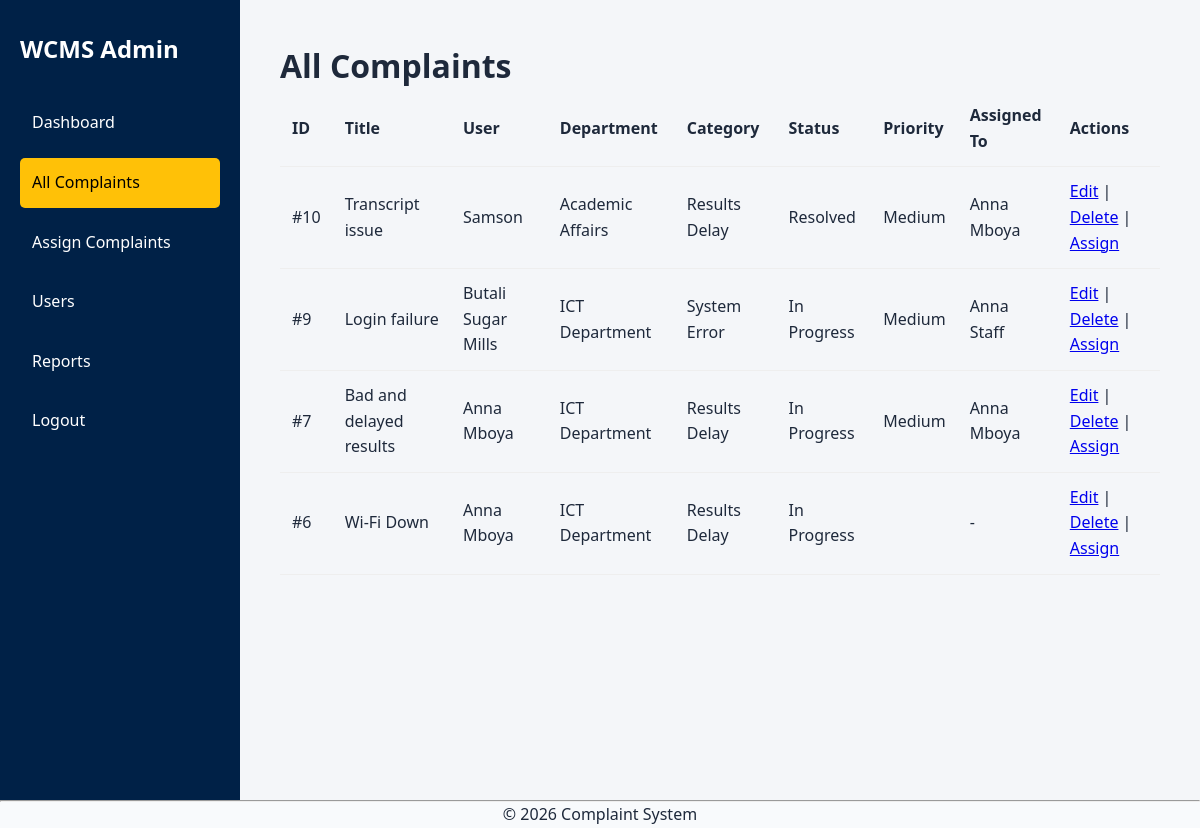
The app's page /web_based/admin/view_complaints.php (signed in) with its own data.
### tables this page shows
CREATE TABLE `complaints` (
  `id` int(11) NOT NULL,
  `user_id` int(11) NOT NULL,
  `category_id` int(11) NOT NULL,
  `complaint_type_id` int(11) DEFAULT NULL,
  `department_id` int(11) NOT NULL,
  `title` varchar(255) NOT NULL,
  `description` text NOT NULL,
  `status` enum('Pending','In Progress','Resolved','Rejected') DEFAULT 'Pending',
  `priority` enum('Low','Medium','High','Critical') DEFAULT 'Medium',
  `assigned_to` int(11) DEFAULT NULL,
  `created_at` timestamp NOT NULL DEFAULT current_timestamp(),
  `updated_at` timestamp NOT NULL DEFAULT current_timestamp() ON UPDATE current_timestamp(),
  `sla_deadline` datetime DEFAULT NULL,
  `resolved_at` datetime DEFAULT NULL,
  `sla_status` enum('Within SLA','Breached','Pending') DEFAULT 'Pending'
);

CREATE TABLE `users` (
  `id` int(11) NOT NULL,
  `name` varchar(100) NOT NULL,
  `email` varchar(150) NOT NULL,
  `password` varchar(255) NOT NULL,
  `role` enum('admin','staff','user') DEFAULT 'user',
  `department_id` int(11) DEFAULT NULL,
  `status` enum('active','inactive') DEFAULT 'active',
  `created_at` timestamp NOT NULL DEFAULT current_timestamp(),
  `department_role` enum('none','department_admin') DEFAULT 'none',
  `total_assigned` int(11) DEFAULT 0,
  `total_resolved` int(11) DEFAULT 0,
  `average_resolution_time` float DEFAULT 0,
  `reset_token` varchar(255) DEFAULT NULL,
  `reset_expires` datetime DEFAULT NULL
);

CREATE TABLE `departments` (
  `id` int(11) NOT NULL,
  `department_name` varchar(150) NOT NULL,
  `description` text DEFAULT NULL,
  `created_at` timestamp NOT NULL DEFAULT current_timestamp()
);

CREATE TABLE `categories` (
  `id` int(11) NOT NULL,
  `category_name` varchar(150) NOT NULL,
  `description` text DEFAULT NULL,
  `created_at` timestamp NOT NULL DEFAULT current_timestamp()
);

### web_based/admin/view_complaints.php (the view, shortened to what this page needs)
<?php
include "../db.php";
$complaints = mysqli_query($conn, "
    SELECT c.*, u.name as user_name, d.department_name, cat.category_name
    FROM complaints c
    JOIN users u ON c.user_id = u.id
    JOIN departments d ON c.department_id = d.id
    JOIN categories cat ON c.category_id = cat.id
    ORDER BY c.created_at DESC
");
?>
<!DOCTYPE html>
<html>
<head>
    <link rel="stylesheet" href="../assets/css/style.css">
</head>
<body>
<div class="dashboard">
<aside class="sidebar">
    <h2>WCMS Admin</h2>
    <a href="dashboard.php">Dashboard</a>
    <a href="view_complaints.php" class="active">All Complaints</a>
    <a href="assign_complaints.php">Assign Complaints</a>
    <a href="users.php">Users</a>
    <a href="reports.php">Reports</a>
    <a href="../logout.php">Logout</a>
</aside>
<main class="main-content">
<h1>All Complaints</h1>
<table>
<thead>
<tr>
<th>ID</th><th>Title</th><th>User</th><th>Department</th><th>Category</th><th>Status</th><th>Priority</th><th>Assigned To</th><th>Actions</th>
</tr>
</thead>
<tbody>
<?php while($c = mysqli_fetch_assoc($complaints)){
    $assigned_name = $c['assigned_to'] ? mysqli_fetch_assoc(mysqli_query($conn,"SELECT name FROM users WHERE id=".$c['assigned_to']))['name'] : "-";
?>
<tr>
<td>#<?php echo $c['id']; ?></td>
<td><?php echo htmlspecialchars($c['title']); ?></td>
<td><?php echo $c['user_name']; ?></td>
<td><?php echo $c['department_name']; ?></td>
<td><?php echo $c['category_name']; ?></td>
<td><?php echo $c['status']; ?></td>
<td><?php echo $c['priority']; ?></td>
<td><?php echo $assigned_name; ?></td>
<td>
<a href="edit_complaint.php?id=<?php echo $c['id']; ?>">Edit</a> |
<a href="delete_complaint.php?id=<?php echo $c['id']; ?>" class="delete-complaint">Delete</a> |
<a href="assign_complaints.php?id=<?php echo $c['id']; ?>">Assign</a>
</td>
</tr>
<?php } ?>
</tbody>
</table>
</main>
</div>
</body>
</html>
<?php include "../includes/footer.php"; ?>

### web_based/assets/css/style.css (style rules this page uses)
* { box-sizing: border-box; margin: 0; padding: 0; }
body { font-family: 'Segoe UI', sans-serif; background: #f8fafc; color: #1e293b; line-height: 1.6; }
.dashboard { display: flex; min-height: 100vh; font-family: 'Segoe UI', sans-serif; }
.sidebar { width: 240px; background: #002147; color: white; padding: 30px 20px; }
.sidebar h2 { margin-bottom: 30px; }
.sidebar a { display: block; padding: 12px; margin-bottom: 10px; text-decoration: none; color: white; border-radius: 5px; transition: 0.3s; }
.sidebar a:hover, .sidebar a.active { background: #ffc107; color: black; }
.main-content { flex: 1; padding: 40px; background: #f4f6f9; }
table { width: 100%; border-collapse: collapse; }
table th, table td { padding: 12px; border-bottom: 1px solid #eee; text-align: left; }

### records on screen
complaints: id "10", title "Transcript issue", user.name "Samson", department.department_name "Academic Affairs", category.category_name "Results Delay", status "Resolved", priority "Medium", assigned_to.name "Anna Mboya"
complaints: id "9", title "Login failure", user.name "Butali Sugar Mills", department.department_name "ICT Department", category.category_name "System Error", status "In Progress", priority "Medium", assigned_to.name "Anna Staff"
complaints: id "7", title "Bad and delayed results", user.name "Anna Mboya", department.department_name "ICT Department", category.category_name "Results Delay", status "In Progress", priority "Medium", assigned_to.name "Anna Mboya"
complaints: id "6", title "Wi-Fi Down", user.name "Anna Mboya", department.department_name "ICT Department", category.category_name "Results Delay", status "In Progress", assigned_to "-"
